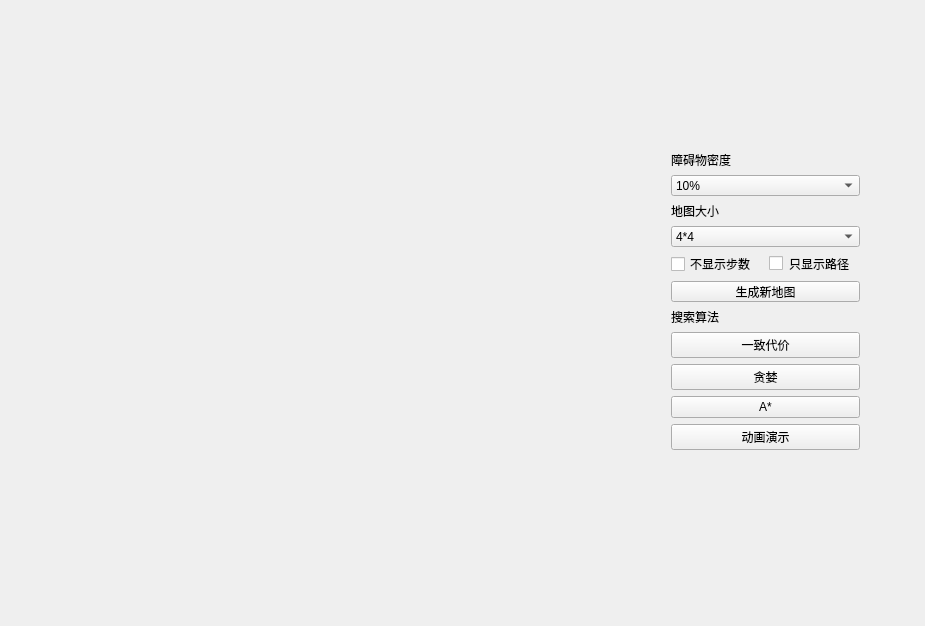
<?xml version="1.0" encoding="UTF-8"?>
<ui version="4.0">
 <class>MainWindow</class>
 <widget class="QMainWindow" name="MainWindow">
  <property name="geometry">
   <rect>
    <x>0</x>
    <y>0</y>
    <width>925</width>
    <height>626</height>
   </rect>
  </property>
  <property name="windowTitle">
   <string>MainWindow</string>
  </property>
  <widget class="QWidget" name="centralWidget">
   <widget class="QWidget" name="horizontalLayoutWidget">
    <property name="geometry">
     <rect>
      <x>660</x>
      <y>140</y>
      <width>211</width>
      <height>321</height>
     </rect>
    </property>
    <layout class="QHBoxLayout" name="horizontalLayout">
     <item>
      <layout class="QVBoxLayout" name="verticalLayout">
       <item>
        <layout class="QVBoxLayout" name="verticalLayout_3">
         <item>
          <widget class="QLabel" name="label_3">
           <property name="text">
            <string>障碍物密度</string>
           </property>
          </widget>
         </item>
         <item>
          <widget class="QComboBox" name="comboBox_2">
           <item>
            <property name="text">
             <string>10%</string>
            </property>
           </item>
           <item>
            <property name="text">
             <string>20%</string>
            </property>
           </item>
           <item>
            <property name="text">
             <string>30%</string>
            </property>
           </item>
           <item>
            <property name="text">
             <string>40%</string>
            </property>
           </item>
           <item>
            <property name="text">
             <string>50%</string>
            </property>
           </item>
          </widget>
         </item>
         <item>
          <widget class="QLabel" name="label_2">
           <property name="text">
            <string>地图大小</string>
           </property>
          </widget>
         </item>
         <item>
          <widget class="QComboBox" name="comboBox">
           <item>
            <property name="text">
             <string>4*4</string>
            </property>
           </item>
           <item>
            <property name="text">
             <string>8*8</string>
            </property>
           </item>
           <item>
            <property name="text">
             <string>16*16</string>
            </property>
           </item>
           <item>
            <property name="text">
             <string>32*32</string>
            </property>
           </item>
          </widget>
         </item>
         <item>
          <layout class="QHBoxLayout" name="horizontalLayout_2">
           <item>
            <widget class="QCheckBox" name="checkBox_2">
             <property name="text">
              <string>不显示步数</string>
             </property>
             <property name="tristate">
              <bool>false</bool>
             </property>
            </widget>
           </item>
           <item>
            <widget class="QCheckBox" name="checkBox">
             <property name="styleSheet">
              <string notr="true">border: blue</string>
             </property>
             <property name="text">
              <string>只显示路径</string>
             </property>
            </widget>
           </item>
          </layout>
         </item>
         <item>
          <widget class="QPushButton" name="pushButton_map">
           <property name="text">
            <string>生成新地图</string>
           </property>
          </widget>
         </item>
         <item>
          <spacer name="verticalSpacer">
           <property name="orientation">
            <enum>Qt::Vertical</enum>
           </property>
           <property name="sizeHint" stdset="0">
            <size>
             <width>20</width>
             <height>40</height>
            </size>
           </property>
          </spacer>
         </item>
        </layout>
       </item>
       <item>
        <widget class="QLabel" name="label_4">
         <property name="text">
          <string>搜索算法</string>
         </property>
        </widget>
       </item>
       <item>
        <widget class="QPushButton" name="pushButton_A">
         <property name="text">
          <string>一致代价</string>
         </property>
        </widget>
       </item>
       <item>
        <widget class="QPushButton" name="pushButton">
         <property name="text">
          <string>贪婪</string>
         </property>
        </widget>
       </item>
       <item>
        <widget class="QPushButton" name="pushButton_mc">
         <property name="text">
          <string>A*</string>
         </property>
        </widget>
       </item>
       <item>
        <spacer name="verticalSpacer_2">
         <property name="orientation">
          <enum>Qt::Vertical</enum>
         </property>
         <property name="sizeHint" stdset="0">
          <size>
           <width>20</width>
           <height>40</height>
          </size>
         </property>
        </spacer>
       </item>
       <item>
        <widget class="QPushButton" name="pushButton_2">
         <property name="text">
          <string>动画演示</string>
         </property>
        </widget>
       </item>
      </layout>
     </item>
    </layout>
   </widget>
   <widget class="QLabel" name="label">
    <property name="geometry">
     <rect>
      <x>30</x>
      <y>0</y>
      <width>591</width>
      <height>521</height>
     </rect>
    </property>
    <property name="text">
     <string/>
    </property>
   </widget>
  </widget>
  <widget class="QMenuBar" name="menuBar">
   <property name="geometry">
    <rect>
     <x>0</x>
     <y>0</y>
     <width>925</width>
     <height>22</height>
    </rect>
   </property>
  </widget>
 </widget>
 <layoutdefault spacing="6" margin="11"/>
 <resources/>
 <connections/>
</ui>
